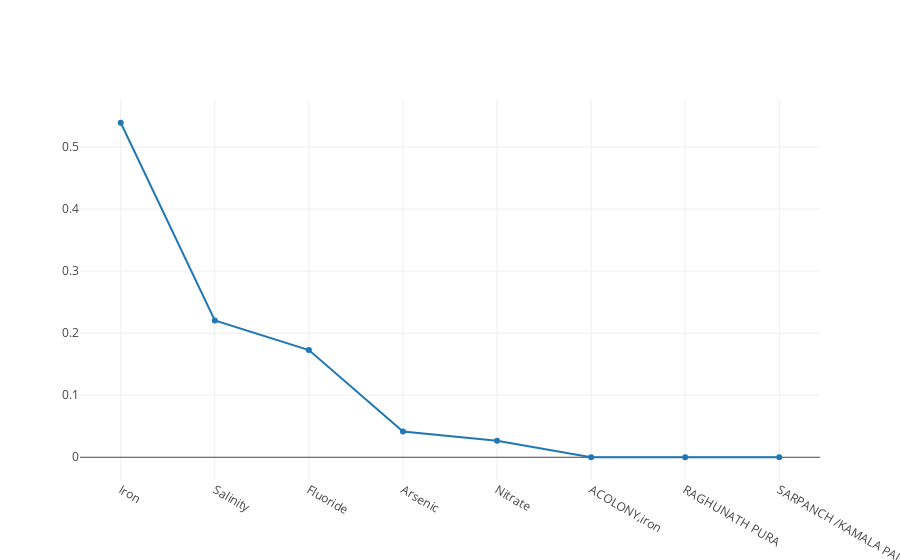

Write notebook code for a chart like this one.
### Code cell
iplot([Scatter(x=probabilities.keys(), y=probabilities)])

### Figure 1 — Plotly figure (JSON) as saved in the notebook; plotly's stock layout.template omitted (floating-point values rounded to 4 significant figures)
{"data": [{"type": "scatter", "uid": "9e78a07c-dd1d-11e8-a83e-10f00554a326", "x": ["Iron", "Salinity", "Fluoride", "Arsenic", "Nitrate", "ACOLONY,iron", "RAGHUNATH PURA", "SARPANCH /KAMALA PADAR"], "y": [0.539, 0.2204, 0.1727, 0.04142, 0.02648, 9.601e-06, 9.601e-06, 9.601e-06]}], "layout": {}}
